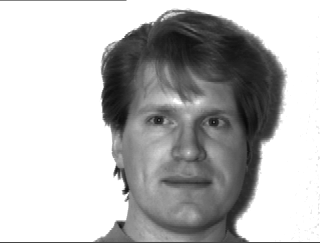
%> input picture yalefaces/subject01.gif, 320 x 243 px; its folder holds 2 pictures in this run
$ octave mytest.m   (GNU Octave 9; MATLAB toolbox functions it lacks are replaced by stand-ins)
%> lines starting %> are read from the running program, lines starting %| are printed output that depends on the picture
%> further down, mat is the input picture: size 243x320 uint8; min 9, max 255, mean 184.5
### pca.m
function impvecs = pca(data)
% Implements principle component analysis for different data sets
% Returns the most important eigenvectors of the covariance matrix
if all(size(data) < 5000)
    % If data are small then just do a straightforward calculation of
    % eigenvectors from the covariance matrix
    dcov = cov(data);
    [vecs, vals] = eig(dcov);
    vals = diag(vals);
    cumvals = cumsum(vals, 'reverse');
    ind = max(find(vals > .01*sum(vals), 1), find(cumvals < .95*sum(vals), 1) + 1);
    impvecs = fliplr(vecs(:,ind:end));
else
    % If data are large then covariance matrix cannot be calculated so use
    % a different method to obtain eigenvectors.
    ndata = data - repmat(sum(data), size(data, 1), 1);
    khcov = ndata*ndata';
%> khcov = [3546080076 3269992574; 3269992574 3201235845]
    [fv, ~] = eig(khcov);
%> fv = [0.688 -0.725; -0.725 -0.688]
    vecs = ndata'*fv;
    vecs = vecs(:,1:end-1);
    vals = abs(diag(ndata*vecs));
%> vals = [68220098.5 0; 0 71912019]
    %impvecs = fliplr(vecs(:,vals > .01*sum(vals)));
    impvecs = fliplr(vecs);
    impvecs = impvecs./repmat(sum(impvecs), size(data, 2), 1);
end
end

### plotdigits.m
function plotdigits(vecs)
% Function to plot images that have been reshaped into vectors
figure(1)
num = min(50, size(vecs, 2));
%> num = 1
for i = 1:num
    v = vecs(:,i)/max(vecs(:,i))*255;
    v = reshape(v, 243, 320); % replace this with dimensions of image
    subplot(ceil(num/5), 5, i);
    imshow(v, [0 255]) % Shows image as grayscale - replace for different image formats
end
%> this loop made 1 pass
%> pass 1, in plotdigits, `v = reshape(v, 243, 320);`:
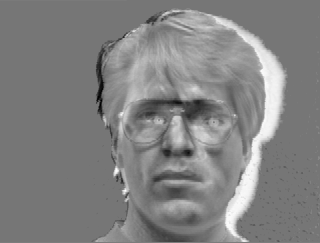
%> v: size 243x320 double; min -251.8, max 255, mean 7.2; drawn with min black and max white
%> pass 1, in plotdigits, `imshow(v, [0 255])`:
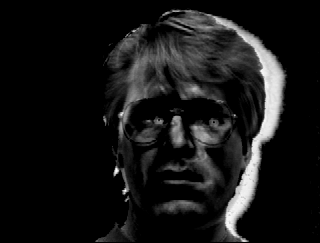
%> displayed picture: size 243x320, on the screen's scale of 0 to 255; min 0, max 255, mean 22.5
end

### mytest.m
%% Load Data:
% Reads data from yalefaces directory and stores it in data
fnames = dir('yalefaces/subject*');
numfids = length(fnames);
data = zeros(numfids, 77760);
for i = 1:numfids
    mat = imread(strcat(['yalefaces/' fnames(i).name]));
    data(i,:) = mat(:)';
end

%% PCA + Display Eigenvectors
impvecs = pca(data);
plotdigits(impvecs)
